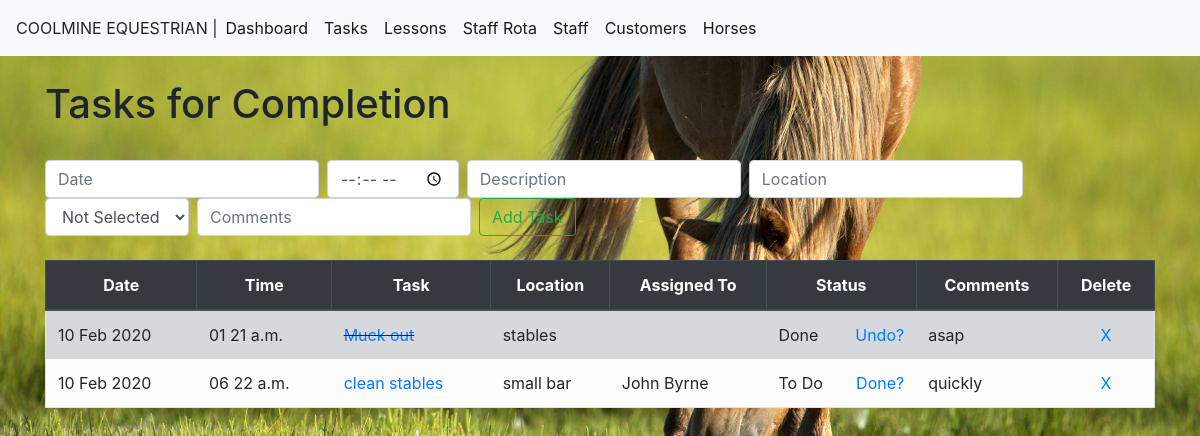
/task, run on an earlier commit of the app's database.
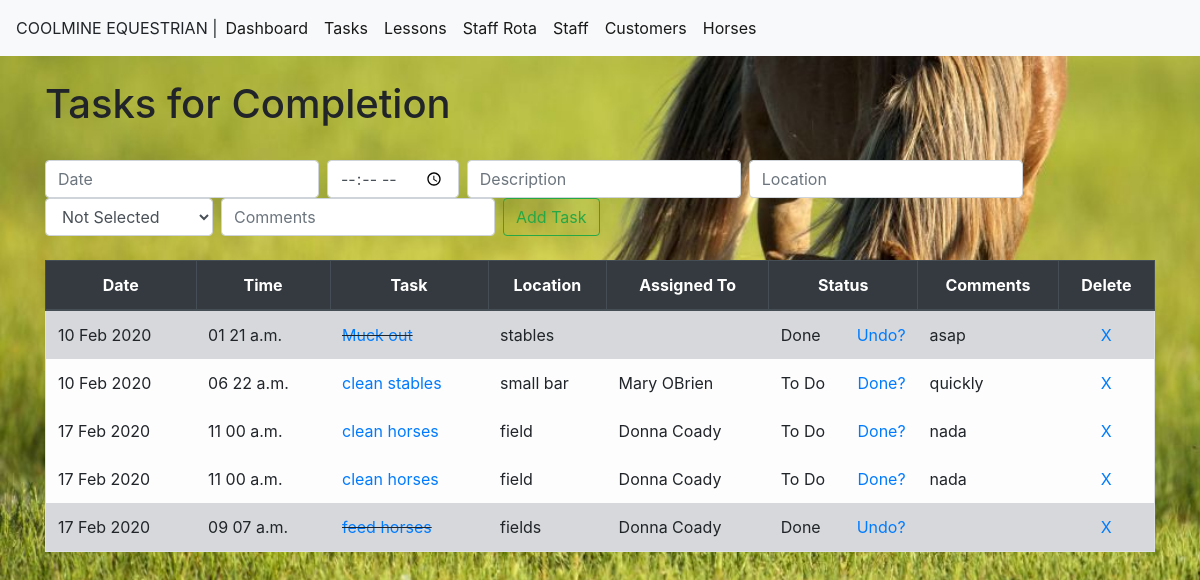
And on a later commit of the database.
### module_task/models.py (models this page shows, shortened)
class TaskList(models.Model):
    taskdate=models.DateField(auto_now_add=False, auto_now=False)
    tasktime=models.TimeField(auto_now_add=False, auto_now=False,blank=True,null=True)
    taskdesc = models.CharField(max_length=200)
    location= models.CharField(max_length=50)
    assingees= models.ForeignKey(StaffList,blank=True,null=True,default="staff member deleted", on_delete=models.SET_DEFAULT,limit_choices_to={'termindate': None},)
    completed = models.BooleanField(default=False)
    comments=models.CharField(max_length=100,blank=True)

class StaffList(models.Model):
    staffname= models.CharField(max_length=50)
    staffdob=models.DateField(blank=True, null=True)
    staffaddress= models.CharField(max_length=200,blank=True, null=True)
    staffemail= models.EmailField(blank=True, null=True)
    staffphone=models.CharField(max_length=30,blank=True, null=True)
    staffcontract = models.CharField(null=True,max_length=20)
    startdate=models.DateField(blank=True, null=True)
    termindate =models.DateField(blank=True, null=True)
    staffqual =models.CharField(max_length=250, blank=True,null=True)

### module_task/views.py (the view)
# urls.py: path('task',views.task, name='task'),
def task(request):
    if request.method == 'POST':
        form = TaskListForm(request.POST or None)
        form.save()
        all_tasks = TaskList.objects.all
        all_staff = StaffList.objects.all
        messages.success(request, ('Task has been successfully added!'))
        return render(request,'task.html',{'all_tasks': all_tasks,'all_staff': all_staff})
    else:
        all_tasks = TaskList.objects.all
        all_staff = StaffList.objects.all
        return render(request,'task.html',{'all_tasks': all_tasks,'all_staff': all_staff})

### module_task/templates/task.html (shortened to what this page needs)
{%extends 'base.html'%}
{% block content %}
<body>
<h1> Tasks for Completion</h1>
<form class="form-inline my-2 my-lg-0" method="POST">{% csrf_token %}
  <input class="form-control mr-sm-2" type="text" id="datepicker" placeholder="Date"  name="taskdate">
  <input class="form-control mr-sm-2" type="time" aria-label="Add" name="tasktime">
  <input class="form-control mr-sm-2" type="add" placeholder="Description" aria-label="Add" name="taskdesc">
  <input class="form-control mr-sm-2" type="add" placeholder="Location" aria-label="Add" name="location">
  <select class="form-control mr-sm-2" name="assingees">
    <option value="" selected="selected">Not Selected</option>
   </select>
  <input class="form-control mr-sm-2" type="add" placeholder="Comments" aria-label="Add" name="comments">
  <button class="btn btn-outline-success my-2 my-sm-0" type="submit">Add Task</button>
</form>
  {% if all_tasks %}
  <table class="table table-bordered">
    <thead class="thead-dark">
      <tr>
        <th scope="col">Date</th>
        <th scope="col">Time</th>
        <th scope="col">Task</th>
        <th scope="col">Location</th>
        <th scope="col">Assigned To</th>
        <th scope="col">Status</th>
        <th scope="col">Comments</th>
        <th scope="col">Delete</th>
      </tr>
    </thead>
    <tbody>
      {% for tasks in all_tasks %}
        {% if tasks.completed %}
          <tr class="table table-secondary table-borderless">
            <td> {{tasks.taskdate|date:"d M Y"}} </td>
            <td> {{tasks.tasktime|time:"h i a"}} </td>
            <td class="strikethru"><a href="{% url 'edittask' tasks.id %}"> {{tasks.taskdesc}}</a> </td>
            <td> {{tasks.location}} </td>
            <td> {{tasks.assingees.staffname}} </td>
            <td> Done<a href="{% url 'markincomplete' tasks.id %}" style="float: right">Undo?</a></td>
            <td> {{tasks.comments}} </td>
            <td><center> <a href="{% url 'delete' tasks.id %}">X</a></center> </td>
          </tr>
        {% else %}
            <tr class="table table-borderless table-light" border-color>
              <td> {{tasks.taskdate|date:"d M Y"}} </td>
              <td> {{tasks.tasktime|time:"h i a"}} </td>
              <td> <a href="{% url 'edittask' tasks.id %}">{{tasks.taskdesc}}</a> </td>
              <td> {{tasks.location}} </td>
              <td> {{tasks.assingees.staffname}} </td>
              <td> To Do <a href="{% url 'markcomplete' tasks.id %}"style="float: right">Done?</a> </td>
              <td> {{tasks.comments}} </td>
              <td><center> <a href="{% url 'delete' tasks.id %}">X</a></center> </td>
            </tr>
        {% endif %}
      {% endfor %}
    </tbody>
  </table>
  {% endif %}
</body>
{% endblock %}

What changed in the data, as far as the page shows it:
changed TaskList "clean stables": assingees.staffname "John Byrne" → "Mary OBrien"
added TaskList: taskdate "17 Feb 2020", tasktime "11 00 a.m.", taskdesc "clean horses", location "field", assingees.staffname "Donna Coady", comments "nada"
added TaskList: taskdate "17 Feb 2020", tasktime "11 00 a.m.", taskdesc "clean horses", location "field", assingees.staffname "Donna Coady", comments "nada"
added TaskList: taskdate "17 Feb 2020", tasktime "09 07 a.m.", taskdesc "feed horses", location "fields", assingees.staffname "Donna Coady"
